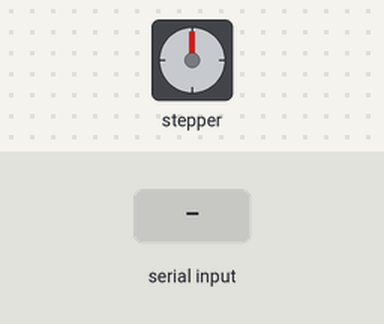
Bench run of a sketch on a simulated Arduino Uno, built with avr-gcc and run on an emulated ATmega328P. On the bench: stepper motor. Wiring (inferred from the names in the program): stepper motor driver (200 steps per turn assumed): step pin 2; direction pin 5; enable pin 8. The test bench sets the inputs (shaded band).

Above: at 1.2 s.
1.3 s: "1" received over Serial
At 2.3 s:
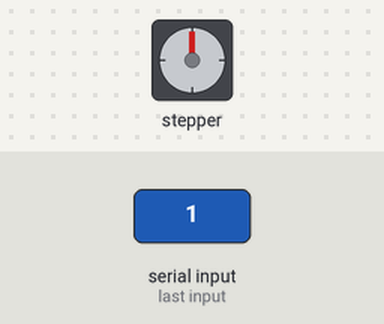
4.3 s: "0" received over Serial
5.8 s: "1" received over Serial
At 6.9 s:
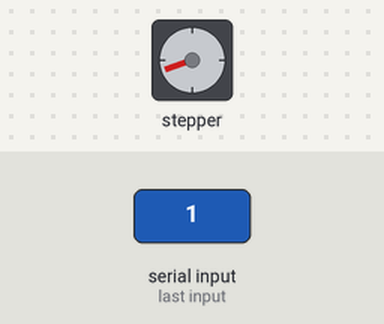
8.8 s: "0" received over Serial
At 10.0 s:
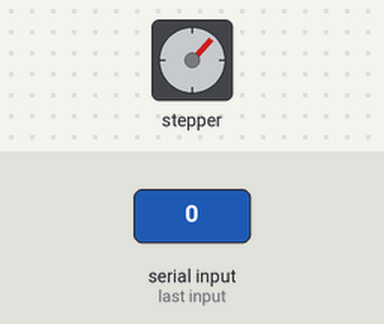
Timing chart, 0 to 11.3 s (numbered marks = the images above; inputs shaded):
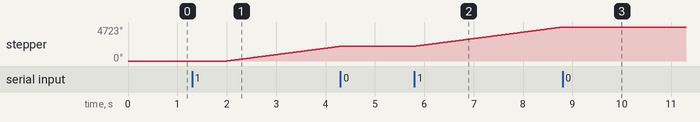

Measured:
- after the input at 1.3 s, stepper: keeps turning clockwise at about 891°/s, starting after 0.70 s
- after the input at 5.8 s, stepper: keeps turning clockwise at about 891°/s, starting at once

The sketch:

Motor_Start_Stop_Serial.ino
```cpp
const int stepX = 2;
const int dirX  = 5;
const int enPin = 8;

int check = 1;

void setup() {
  Serial.begin(9600);
  pinMode(stepX, OUTPUT);
  pinMode(dirX, OUTPUT);

  pinMode(enPin, OUTPUT);
  digitalWrite(enPin, LOW);
  // put your setup code here, to run once:

}
int current = 0;
int s_current = 0;
bool running_status = false;
bool stop_status = false;

void loop() {

  if (Serial.available())
  {
    current = Serial.read();
    if (current == 49) //1
    {
      running_status = true;
    }
    else if (current == 48)
    {
      running_status = false;
    }

  }
  jane:

  if (running_status)
  {
    for (int x = 0; x < 3200; x++)
    {
      dev();
      if (stop_status)
      {
        goto jane;
      }
      digitalWrite(dirX, HIGH);
      digitalWrite(stepX, HIGH);
      delayMicroseconds(1000);
      digitalWrite(stepX, LOW);
      delayMicroseconds(1000);
    }
  }

 delay(1000);

}

void dev()
{
  if (Serial.available())
  {
    s_current = Serial.read();
    if (s_current == 48) //1
    {
      stop_status = true;
    }
    else if (s_current == 49)
    {
      stop_status = false;
    }
  }
}
```
